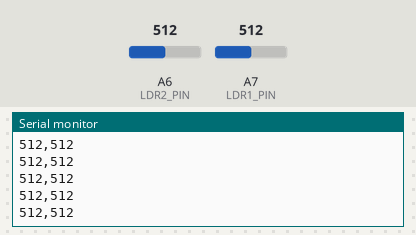
Simulated run of this sketch. Board: Arduino Nano, built with avr-gcc and run on an emulated ATmega328P. Shown: the last lines printed to the serial monitor. Inputs (shaded band) come from the test bench; at power-on: A6 (LDR2_PIN) = 512, A7 (LDR1_PIN) = 512.

Above: at 7.2 s.
7.3 s: A6 (LDR2_PIN) set to 11
At 8.4 s:
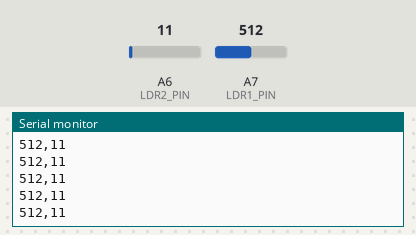
8.8 s: A6 (LDR2_PIN) set to 8
At 9.6 s:
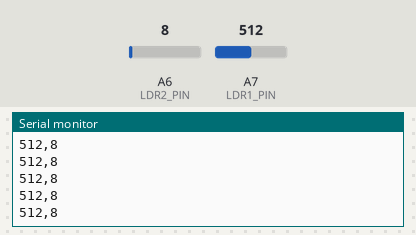
Timing chart, 0 to 11.3 s (numbered marks = the images above; inputs shaded):
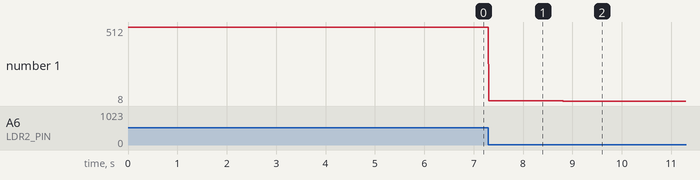

The sketch:

sketch_07_SerialSendMultipleValues.ino
```cpp
#define LDR1_PIN  A7
#define LDR2_PIN  A6

int workingValue1 = 0;
int workingValue2 = 0;

void setup() {

  Serial.begin(115200); //Typical values for the baud rate: 9600, 115200

  pinMode(LDR1_PIN,INPUT);
  pinMode(LDR2_PIN,INPUT);
}

void loop() {
  // put your main code here, to run repeatedly:
  workingValue1 = analogRead(LDR1_PIN);
  workingValue2 = analogRead(LDR2_PIN);

  Serial.print(workingValue1);
  Serial.print(",");
  Serial.print(workingValue2);
  Serial.println();
  delay(10);
}
```

Measured:
- after the input at 7.3 s, the serial monitor: prints a new line at once (image 1)
- after the input at 8.8 s, the serial monitor: prints a new line at once (image 2)
- plotted number 1: 512 → 11 after the input at 7.3 s, 11 → 8 after the input at 8.8 s
